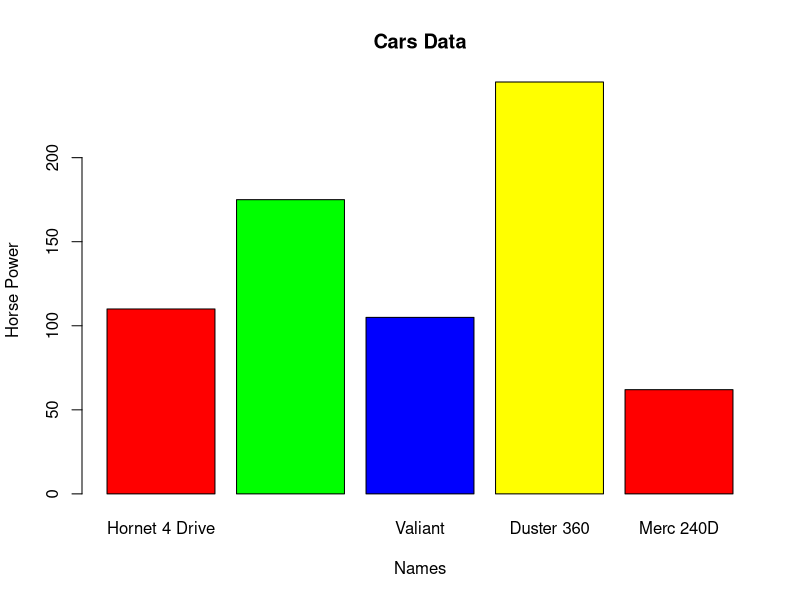
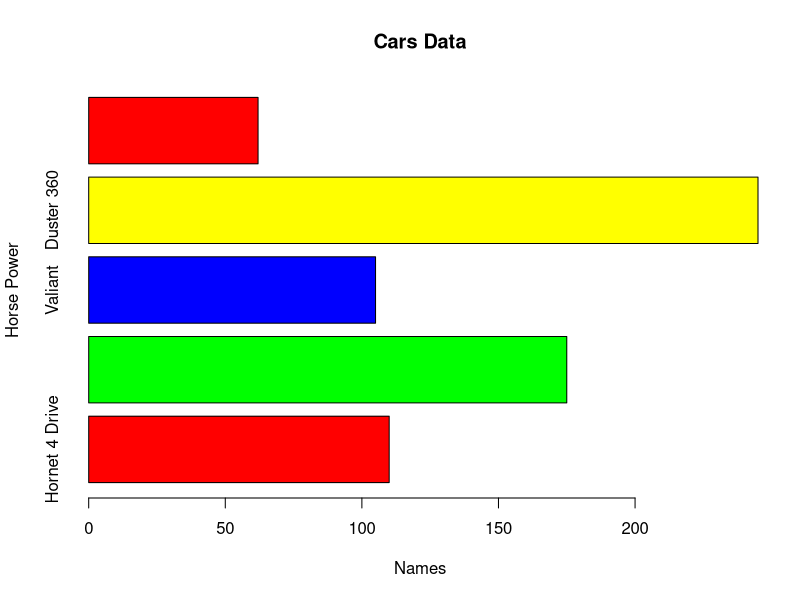
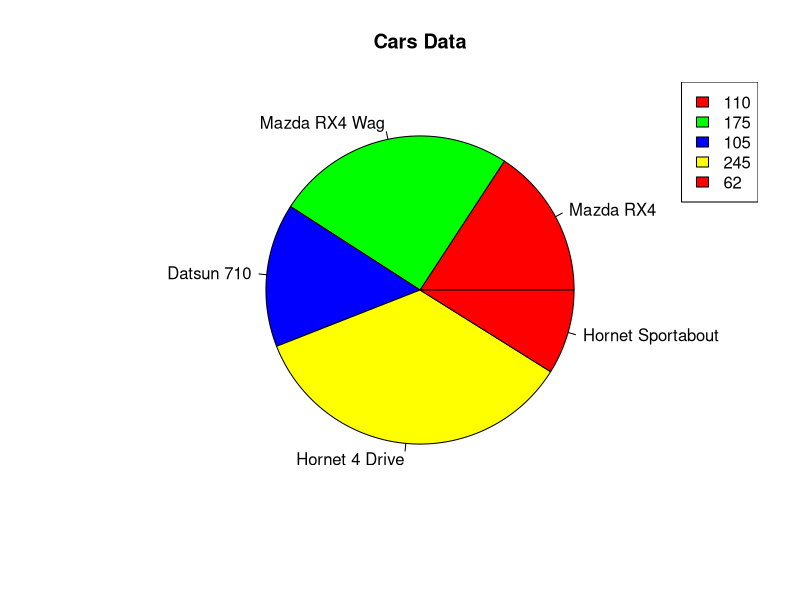

These figures' R source, in order:
#Mt Cars

data<-mtcars
data$hp
rownames(data)
x<-rownames(data)
y<-data$hp
print(x)
print(y)

# Grabing any 4 cars data from mtcars
cars<- x[4:8]
hp<- y[4:8]
colo<- c("red","green","blue","yellow")

# Bar Graph
barplot(hp,names.arg=cars,main="Cars Data",xlab="Names",ylab="Horse Power",col=colo)

# Horizontal Bar Graph
barplot(hp,names.arg=cars,main="Cars Data",xlab="Names",ylab="Horse Power",col=colo,horiz=TRUE)

# Pie Graph
pie(hp,label=x,main="Cars Data",col=colo)
legend("topright",legend=hp,fill=colo)
